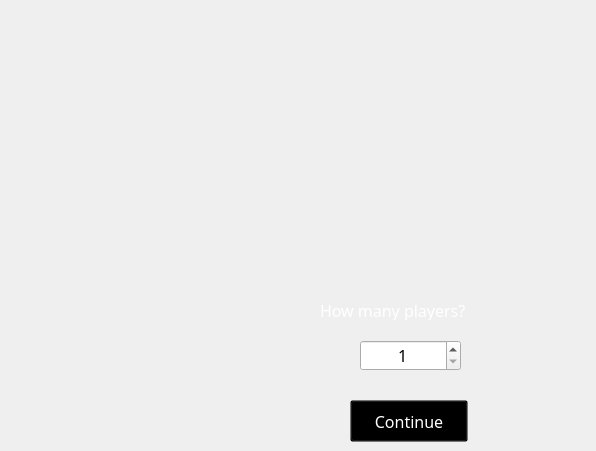
    <widget class="QWidget" name="numPlayersPage">
     <widget class="QLabel" name="label_5">
      <property name="geometry">
       <rect>
        <x>210</x>
        <y>120</y>
        <width>377</width>
        <height>160</height>
       </rect>
      </property>
      <property name="styleSheet">
       <string notr="true">background-image: url(:/userInterface/logo);</string>
      </property>
      <property name="text">
       <string/>
      </property>
     </widget>
     <widget class="QSpinBox" name="txtNumPlayers">
      <property name="geometry">
       <rect>
        <x>360</x>
        <y>340</y>
        <width>101</width>
        <height>31</height>
       </rect>
      </property>
      <property name="font">
       <font>
        <family>Snap ITC</family>
        <pointsize>12</pointsize>
       </font>
      </property>
      <property name="styleSheet">
       <string notr="true">background-image: url(:/userInterface/transparent);</string>
      </property>
      <property name="alignment">
       <set>Qt::AlignCenter</set>
      </property>
      <property name="minimum">
       <number>1</number>
      </property>
      <property name="maximum">
       <number>2</number>
      </property>
      <property name="value">
       <number>1</number>
      </property>
     </widget>
     <widget class="QLabel" name="label_6">
      <property name="geometry">
       <rect>
        <x>320</x>
        <y>300</y>
        <width>191</width>
        <height>20</height>
       </rect>
      </property>
      <property name="palette">
       <palette>
        <active>
         <colorrole role="WindowText">
          <brush brushstyle="SolidPattern">
           <color alpha="255">
            <red>255</red>
            <green>255</green>
            <blue>255</blue>
           </color>
          </brush>
         </colorrole>
        </active>
        <inactive>
         <colorrole role="WindowText">
          <brush brushstyle="SolidPattern">
           <color alpha="255">
            <red>255</red>
            <green>255</green>
            <blue>255</blue>
           </color>
          </brush>
         </colorrole>
        </inactive>
        <disabled>
         <colorrole role="WindowText">
          <brush brushstyle="SolidPattern">
           <color alpha="255">
            <red>120</red>
            <green>120</green>
            <blue>120</blue>
           </color>
          </brush>
         </colorrole>
        </disabled>
       </palette>
      </property>
      <property name="font">
       <font>
        <family>Snap ITC</family>
        <pointsize>12</pointsize>
       </font>
      </property>
      <property name="styleSheet">
       <string notr="true">background-image: url(:/userInterface/bkg_login);</string>
      </property>
      <property name="text">
       <string>How many players?</string>
      </property>
     </widget>
     <widget class="QPushButton" name="btnToNamePlayers">
      <property name="geometry">
       <rect>
        <x>350</x>
        <y>400</y>
        <width>118</width>
        <height>42</height>
       </rect>
      </property>
      <property name="palette">
       <palette>
        <active>
         <colorrole role="Button">
          <brush brushstyle="SolidPattern">
           <color alpha="0">
            <red>0</red>
            <green>0</green>
            <blue>0</blue>
           </color>
          </brush>
         </colorrole>
         <colorrole role="ButtonText">
          <brush brushstyle="SolidPattern">
           <color alpha="255">
            <red>255</red>
            <green>255</green>
            <blue>255</blue>
           </color>
          </brush>
         </colorrole>
         <colorrole role="Base">
          <brush brushstyle="SolidPattern">
           <color alpha="0">
            <red>0</red>
            <green>0</green>
            <blue>0</blue>
           </color>
          </brush>
         </colorrole>
         <colorrole role="Window">
          <brush brushstyle="SolidPattern">
           <color alpha="0">
            <red>0</red>
            <green>0</green>
            <blue>0</blue>
           </color>
          </brush>
         </colorrole>
        </active>
        <inactive>
         <colorrole role="Button">
          <brush brushstyle="SolidPattern">
           <color alpha="0">
            <red>0</red>
            <green>0</green>
            <blue>0</blue>
           </color>
          </brush>
         </colorrole>
         <colorrole role="ButtonText">
          <brush brushstyle="SolidPattern">
           <color alpha="255">
            <red>255</red>
            <green>255</green>
            <blue>255</blue>
           </color>
          </brush>
         </colorrole>
         <colorrole role="Base">
          <brush brushstyle="SolidPattern">
           <color alpha="0">
            <red>0</red>
            <green>0</green>
            <blue>0</blue>
           </color>
          </brush>
         </colorrole>
         <colorrole role="Window">
          <brush brushstyle="SolidPattern">
           <color alpha="0">
            <red>0</red>
            <green>0</green>
            <blue>0</blue>
           </color>
          </brush>
         </colorrole>
        </inactive>
        <disabled>
         <colorrole role="Button">
          <brush brushstyle="SolidPattern">
           <color alpha="0">
            <red>0</red>
            <green>0</green>
            <blue>0</blue>
           </color>
          </brush>
         </colorrole>
         <colorrole role="ButtonText">
          <brush brushstyle="SolidPattern">
           <color alpha="255">
            <red>120</red>
            <green>120</green>
            <blue>120</blue>
           </color>
          </brush>
         </colorrole>
         <colorrole role="Base">
          <brush brushstyle="SolidPattern">
           <color alpha="0">
            <red>0</red>
            <green>0</green>
            <blue>0</blue>
           </color>
          </brush>
         </colorrole>
         <colorrole role="Window">
          <brush brushstyle="SolidPattern">
           <color alpha="0">
            <red>0</red>
            <green>0</green>
            <blue>0</blue>
           </color>
          </brush>
         </colorrole>
        </disabled>
       </palette>
      </property>
      <property name="font">
       <font>
        <family>Snap ITC</family>
        <pointsize>12</pointsize>
       </font>
      </property>
      <property name="styleSheet">
       <string notr="true">background-image: url(:/userInterface/boton1);
background-color: transparent;</string>
      </property>
      <property name="text">
       <string>Continue</string>
      </property>
     </widget>
    </widget>
